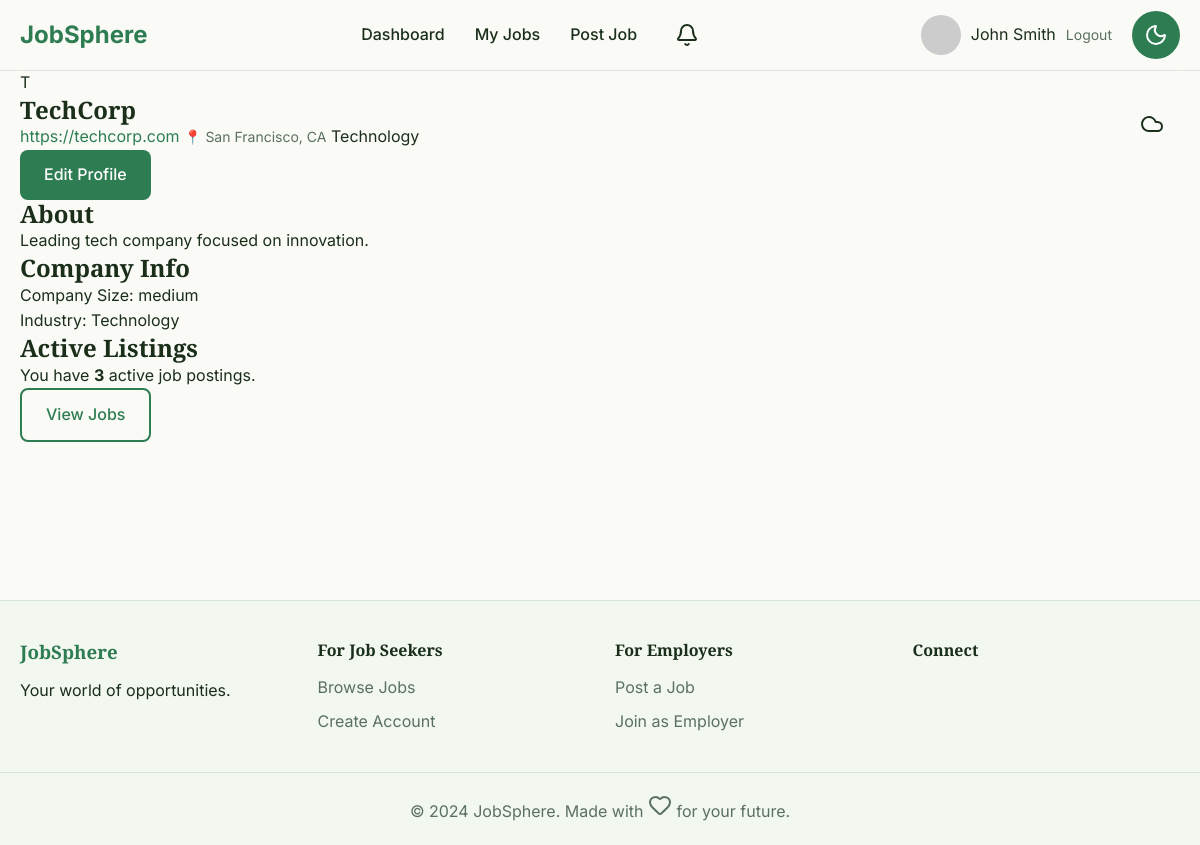
The app's page /employer/profile (signed in) with its own data.
### models.py (models this page shows, shortened)
class User(UserMixin, db.Model):
    __tablename__ = 'users'
    id = db.Column(db.Integer, primary_key=True)
    name = db.Column(db.String(100), nullable=False)
    email = db.Column(db.String(150), unique=True, nullable=False)
    password_hash = db.Column(db.String(255), nullable=False)
    role = db.Column(db.Enum('seeker', 'employer'), nullable=False)
    avatar_url = db.Column(db.String(255))
    is_active = db.Column(db.Boolean, default=True)
    created_at = db.Column(db.DateTime, default=datetime.utcnow)
    last_login = db.Column(db.DateTime)

class EmployerProfile(db.Model):
    __tablename__ = 'employer_profiles'
    id = db.Column(db.Integer, primary_key=True)
    user_id = db.Column(db.Integer, db.ForeignKey('users.id', ondelete='CASCADE'), nullable=False)
    company_name = db.Column(db.String(150), nullable=False)
    industry = db.Column(db.String(100))
    company_size = db.Column(db.String(50))
    website = db.Column(db.String(255))
    description = db.Column(db.Text)
    logo_url = db.Column(db.String(255))
    location = db.Column(db.String(100))
    is_featured = db.Column(db.Boolean, default=False)
    updated_at = db.Column(db.DateTime, default=datetime.utcnow, onupdate=datetime.utcnow)
    user = db.relationship('User', backref=db.backref('employer_profile', uselist=False))

### app.py (the view)
    @app.route('/employer/profile')
    @employer_required
    def employer_profile():
        return render_template('profile/employer_view.html')

### utils.py (called while the page is built)
def get_unread_notifications_count(user_id):
    return Notification.query.filter_by(user_id=user_id, is_read=False).count()

### templates/profile/employer_view.html (shortened to what this page needs)
{% extends "base.html" %}
{% block content %}
<section class="profile-section employer-profile">
    <div class="container">
        {% set profile = user.employer_profile if user else current_user.employer_profile %}
        <div class="profile-header">
            {% if profile.logo_url %}
                <img src="{{ url_for('uploaded_file', filename=profile.logo_url) }}" alt="{{ profile.company_name }}" class="company-logo">
            {% else %}
                <div class="logo-placeholder">{{ profile.company_name[0] }}</div>
            {% endif %}
            <div class="profile-info">
                <h1>{{ profile.company_name }}</h1>
                {% if profile.website %}
                    <a href="{{ profile.website }}" target="_blank" class="website-link">{{ profile.website }}</a>
                {% endif %}
                {% if profile.location %}
                    <span class="location">📍 {{ profile.location }}</span>
                {% endif %}
                {% if profile.industry %}
                    <span class="industry">{{ profile.industry }}</span>
                {% endif %}
            </div>
            {% if not public %}
                <a href="{{ url_for('edit_employer_profile') }}" class="btn btn-primary">Edit Profile</a>
            {% endif %}
        </div>
        {% if profile %}
            <div class="profile-content">
                {% if profile.description %}
                <div class="profile-section">
                    <h2>About</h2>
                    <p>{{ profile.description }}</p>
                </div>
                {% endif %}
                <div class="profile-section">
                    <h2>Company Info</h2>
                    <div class="info-grid">
                        {% if profile.company_size %}
                        <div class="info-item">
                            <span class="label">Company Size:</span>
                            <span class="value">{{ profile.company_size }}</span>
                        </div>
                        {% endif %}
                        {% if profile.industry %}
                        <div class="info-item">
                            <span class="label">Industry:</span>
                            <span class="value">{{ profile.industry }}</span>
                        </div>
                        {% endif %}
                    </div>
                </div>
                {% if not public %}
                <div class="profile-section">
                    <h2>Active Listings</h2>
                    <p>You have <strong>{{ current_user.jobs|selectattr('status', 'equalto', 'active')|list|length }}</strong> active job postings.</p>
                    <a href="{{ url_for('employer_jobs') }}" class="btn btn-outline">View Jobs</a>
                </div>
                {% endif %}
            </div>
        {% else %}
            <p class="empty-state">Company profile not yet completed.</p>
        {% endif %}
    </div>
</section>
{% endblock %}

### templates/base.html (shortened to what this page needs)
<!DOCTYPE html>
<html lang="en">
<head>
    <link rel="stylesheet" href="{{ url_for('static', filename='css/main.css') }}">
    <link rel="stylesheet" href="{{ url_for('static', filename='css/themes.css') }}">
    <link rel="stylesheet" href="{{ url_for('static', filename='css/components.css') }}">
    <link rel="stylesheet" href="{{ url_for('static', filename='css/animations.css') }}">
</head>
<body data-theme="{% if session.get('theme') %}{{ session['theme'] }}{% else %}light{% endif %}">
    <nav class="navbar">
        <div class="nav-container">
            <a href="{{ url_for('index') }}" class="nav-logo">
                <span class="logo-text">JobSphere</span>
            </a>
            <div class="nav-links">
                {% if current_user.is_authenticated %}
                    {% if current_user.role == 'seeker' %}
                        <a href="{{ url_for('jobs') }}">Browse Jobs</a>
                        <a href="{{ url_for('seeker_applications') }}">My Applications</a>
                        <a href="{{ url_for('seeker_dashboard') }}">Dashboard</a>
                    {% else %}
                        <a href="{{ url_for('employer_dashboard') }}">Dashboard</a>
                        <a href="{{ url_for('employer_jobs') }}">My Jobs</a>
                        <a href="{{ url_for('post_job') }}">Post Job</a>
                    {% endif %}
                    <a href="{{ url_for('notifications') }}" class="notifications-link">
                        <i data-lucide="bell"></i>
                    </a>
                {% else %}
                    <a href="{{ url_for('jobs') }}">Browse Jobs</a>
                    <a href="{{ url_for('register') }}">Join Now</a>
                    <a href="{{ url_for('login') }}">Sign In</a>
                {% endif %}
            </div>
            <div class="nav-user">
                {% if current_user.is_authenticated %}
                    <div class="user-menu">
                        <img src="{% if current_user.avatar_url %}{{ url_for('uploaded_file', filename=current_user.avatar_url) }}{% else %}https://via.placeholder.com/40x40?text={{ current_user.name[0] }}{% endif %}" alt="Avatar" class="user-avatar">
                        <span>{{ current_user.name }}</span>
                        <a href="{{ url_for('logout') }}" class="logout-link">Logout</a>
                    </div>
                {% endif %}
                <button id="theme-toggle" aria-label="Switch theme">
                    <i data-lucide="{% if session.get('theme') == 'dark' %}sun{% else %}moon{% endif %}"></i>
                </button>
            </div>
        </div>
    </nav>
    <main class="main-content">
        {% block content %}{% endblock %}
    </main>
    <footer class="footer">
        <div class="footer-content">
            <div class="footer-section">
                <h3>JobSphere</h3>
                <p>Your world of opportunities.</p>
            </div>
            <div class="footer-section">
                <h4>For Job Seekers</h4>
                <a href="{{ url_for('jobs') }}">Browse Jobs</a>
                <a href="{{ url_for('register') }}">Create Account</a>
            </div>
            <div class="footer-section">
                <h4>For Employers</h4>
                <a href="{{ url_for('post_job') }}">Post a Job</a>
                <a href="{{ url_for('register') }}">Join as Employer</a>
            </div>
            <div class="footer-section">
                <h4>Connect</h4>
                <div class="social-links">
                </div>
            </div>
        </div>
        <div class="footer-bottom">
            <p>&copy; 2024 JobSphere. Made with <i data-lucide="heart"></i> for your future.</p>
        </div>
    </footer>
    <div class="weather-control-panel">
        <button class="weather-menu-toggle" id="weather-menu-toggle" aria-label="Weather menu">
            <i data-lucide="cloud"></i>
        </button>
    </div>
</body>
</html>

### static/css/main.css (style rules this page uses)
* { margin: 0; padding: 0; box-sizing: border-box; }
:root { --font-primary: 'Inter', sans-serif; --font-heading: 'Playfair Display', serif; }
body { font-family: var(--font-primary); line-height: 1.6; color: var(--text-primary); background: var(--bg-primary); transition: background-color 0.3s ease, color 0.3s ease; }
h1, h2, h3, h4, h5, h6 { font-family: var(--font-heading); font-weight: 700; line-height: 1.2; }
a { color: var(--accent-primary); text-decoration: none; transition: color 0.2s ease; }
.btn { display: inline-block; padding: 12px 24px; border: none; border-radius: 8px; font-weight: 500; text-align: center; cursor: pointer; transition: all 0.2s ease; font-size: 16px; }
.btn-primary { background: var(--accent-primary); color: white; }
.btn-outline { background: transparent; color: var(--accent-primary); border: 2px solid var(--accent-primary); }
.container { max-width: 1200px; margin: 0 auto; padding: 0 20px; }
.navbar { position: fixed; top: 0; left: 0; right: 0; z-index: 1000; background: rgba(250, 250, 247, 0.8); backdrop-filter: blur(10px); border-bottom: 1px solid var(--border); transition: all 0.3s ease; }
.nav-container { max-width: 1200px; margin: 0 auto; padding: 0 20px; display: flex; align-items: center; justify-content: space-between; height: 70px; }
.nav-logo { font-size: 24px; font-weight: 700; color: var(--accent-primary); }
.nav-links { display: flex; gap: 30px; align-items: center; }
.nav-links a { font-weight: 500; color: var(--text-primary); transition: color 0.2s ease; }
.nav-user { display: flex; align-items: center; gap: 20px; }
.user-menu { display: flex; align-items: center; gap: 10px; position: relative; }
.user-avatar { width: 40px; height: 40px; border-radius: 50%; object-fit: cover; }
.logout-link { color: var(--text-secondary); font-size: 14px; }
#theme-toggle { width: 48px; height: 48px; border-radius: 50%; border: none; background: var(--accent-primary); color: white; cursor: pointer; display: flex; align-items: center; justify-content: center; transition: all 0.2s ease; }
.notifications-link { position: relative; display: flex; align-items: center; justify-content: center; width: 40px; height: 40px; border-radius: 50%; background: var(--glass-bg); color: var(--text-primary); transition: all 0.2s ease; }
.main-content { margin-top: 70px; min-height: calc(100vh - 70px - 200px); }
.footer { background: var(--bg-secondary); border-top: 1px solid var(--border); padding: 40px 0 20px; }
.footer-content { max-width: 1200px; margin: 0 auto; padding: 0 20px; display: grid; grid-template-columns: repeat(auto-fit, minmax(250px, 1fr)); gap: 30px; }
.footer-section h3 { color: var(--accent-primary); margin-bottom: 15px; }
.footer-section h4 { margin-bottom: 15px; color: var(--text-primary); }
.footer-section a { display: block; margin-bottom: 8px; color: var(--text-secondary); }
.social-links { display: flex; gap: 15px; }
.footer-bottom { text-align: center; margin-top: 30px; padding-top: 20px; border-top: 1px solid var(--border); color: var(--text-secondary); }

### static/css/themes.css (style rules this page uses)
:root[data-theme="light"] { --bg-primary: #FAFAF7; --bg-secondary: #F2F7F0; --bg-card: #FFFFFF; --accent-primary: #2E7D52; --accent-primary-dark: #25633f; --accent-secondary: #5B8DB8; --accent-secondary-dark: #4a7194; --text-primary: #1A2E1A; --text-secondary: #5A7060; --border: rgba(46, 125, 82, 0.15); }
* { transition: background-color 0.3s ease, color 0.3s ease, border-color 0.3s ease; }

### static/css/components.css (style rules this page uses)
.weather-control-panel { position: fixed; top: 100px; right: 24px; z-index: 1000; }
:root[data-theme="light"] .weather-control-panel { display: flex; align-items: center; }
.weather-menu-toggle { width: 48px; height: 48px; border-radius: 12px; border: 2px solid transparent; background: rgba(255, 255, 255, 0.15); color: var(--text-primary); cursor: pointer; transition: all 0.3s ease; display: flex; align-items: center; justify-content: center; font-size: 20px; }
.location { color: var(--text-secondary); font-size: 0.875rem; }

### records on screen
User: name "John Smith"
EmployerProfile: company_name "T", company_name "TechCorp", website "https://techcorp.com", location "San Francisco, CA", industry "Technology", description "Leading tech company focused on innovation.", company_size "medium"
